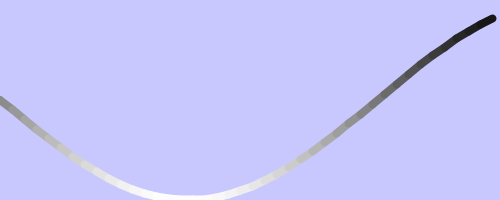
Frame 1 (no input)
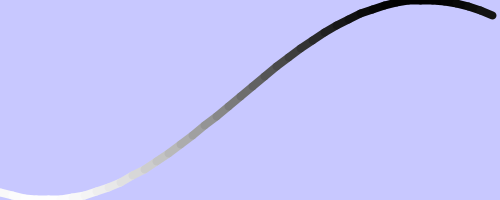
Frame 60 (the mouse pressed at the canvas centre just before this capture)
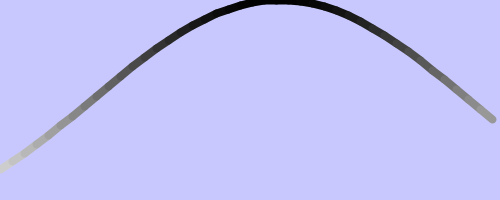
Frame 120 (the mouse held since frame 60 and released just before this capture)

The Processing sketch that drew these frames (run headless with seeded random() and noise(); from frame 60 on, the mouse is pressed at the canvas centre):

// Processing sketch: oscillationMovingWave
// ── oscillationMovingWave.pde
float startAngle = 0;
float angleVel = 0.1;

float lastX = 0;
float lastY = 0;

float freq = 1;

void setup() {
  size(500, 200);
}

void draw() {
  background(200, 200, 255);
  float angle = startAngle;
  for (int x = 0; x <= width; x += 12) {
    float y = map(sin(angle*freq), -1, 1, 0, height);
    if (x == 0) {
      noStroke();
      fill(map(y, 0, height, 0, 255),255);
      ellipse(x, y, 8, 8);
    }
    else {
      stroke(map(y, 0, height, 0, 255),255);
      strokeWeight(8);
      line(x, y, lastX, lastY);
    }
    angle += angleVel;
    lastX = x;
    lastY = y;
  }
  
  startAngle += 0.02;
}

void keyPressed() {
  if (key == CODED) {
    if (keyCode == UP) {
      freq += 0.1;
    }
    if (keyCode == DOWN) {
      freq -= 0.1;
    }
    println("Frequency: ", freq);
  }
}
